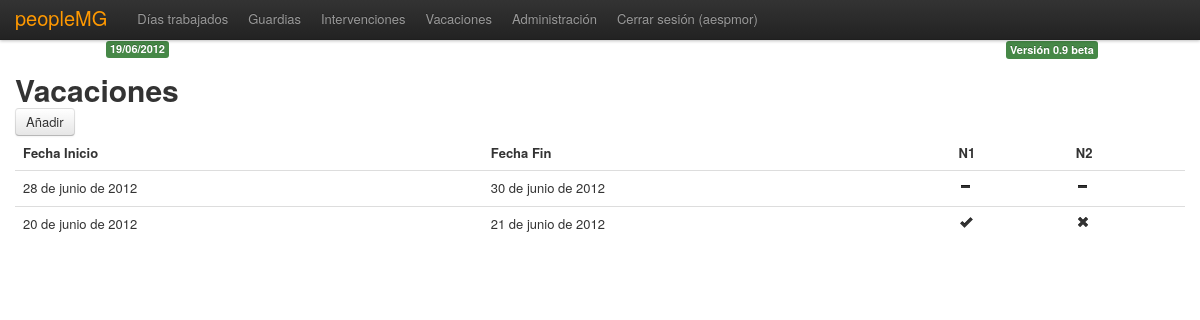
The app's page /vacaciones/ (signed in) with its own data.
### peoplemg/models.py (models this page shows, shortened)
class Vacaciones(models.Model):
    fini = models.DateField(blank=True)
    ffin = models.DateField(blank=True)
    user = models.ForeignKey(User)
    v_n1 = models.IntegerField(blank=True)
    v_n2 = models.IntegerField(blank=True)

### peoplemg/views.py (the view)
def vacaciones_page(request):
    v = Vacaciones.objects.filter(user=request.user.id).order_by('-id')
    if request.method == 'POST':
        form = VacacionesForm(request.POST)
        if form.is_valid():
            formfini = form.cleaned_data['fini']
            formffin = form.cleaned_data['ffin']
            vacaciones = Vacaciones(fini=formfini, ffin=formffin, user=request.user, v_n1=0, v_n2=0)
            vacaciones.save()
            return HttpResponseRedirect('/vacaciones/')
    else:
        form = VacacionesForm()
    variables = RequestContext(request, {
        'form': form
    })
    return render_to_response(
        'vacaciones.html',
        {'user': request.user,
        'vacaciones': v},
        variables
    )

### peoplemg/templates/vacaciones.html (shortened to what this page needs)
{% extends "base.html" %}
	{% block head %}Vacaciones{% endblock %}
	{% block content %}
	{% if user.username %}
		<table border="0" cellpadding="12" cellspacing="10" class="table">
		<thead>
		<tr>
			<th>Fecha Inicio</th>
			<th>Fecha Fin</th>
			<th>N1</th>
			<th>N2</th>
		</tr>
		</thead>
		<form action="." method="post">
		<a href="#" id="mostrar" class="btn">Añadir</a>
		</form>
		{% for libre in vacaciones %}
		<tr>
			<td>{{ libre.fini }}</td>
			<td>{{ libre.ffin }}</td>
			<td class="n1">{{ libre.v_n1}}</td>
			<td class="n2">{{ libre.v_n2}}</td>
		</tr>
		{% endfor %}
		</table>
	{% else %}
		<p>Esto es una página restringida, debes loguearte para acceder.<br />
		<a href="/">login</a>
		</p>
{% endif %}
{% endblock %}

### peoplemg/templates/base.html (shortened to what this page needs)
<!DOCTYPE html>
<html lang="es">
	<head>
		<link rel="stylesheet" type="text/css" href="/site_media/css/bootstrap.css" />
		<link rel="stylesheet" type="text/css" href="/site_media/css/bootstrap-responsive.css" />
	</head>
	<body>
      NAV BAR
      <div class="navbar navbar-fixed-top">
        <div class="navbar-inner">
          <div class="container">
            <a class="brand" href="/">peopleMG</a>
            <div class="nav-collapse">
               <ul class="nav">
                <li class="">
                  <a href="/jornadas/">Días trabajados</a>
                </li>
                <li class="">
                  <a href="/guardias/">Guardias</a>
                </li>
                <li class="">
                  <a href="/intervenciones/">Intervenciones</a>
                </li>
                <li class="">
                  <a href="/vacaciones/">Vacaciones</a>
                </li>
                {% if user.is_staff %}
                <li class="">
                  <a href="/admin/">Administración</a>
                </li>
                {% endif %}
                {% if user.username %}
                <li class="">
                  <a href="/logout/">Cerrar sesión ({{user.username}})</a>
                </li>
                {% endif %}
              </ul>
            </div>
          </div>
        </div>
      </div>
  <br /><br /><br /><br />
      <div class="container">
        <h1>{% block head %}{% endblock %}</h1>
      {% block content %}{% endblock %}
      </div>
      <div class="row footer">
        <div class="span2 offset12">
          <span style="text-align:right;" class="label label-success">Versión 0.9 beta</span>
        </div>
        <div class="span2 offset3">
          <span class="label label-success date">{% now "SHORT_DATE_FORMAT" %}</span>
        </div>
      </div>
    </body>
</html>

### records on screen
Vacaciones: fini "28 de junio de 2012", ffin "30 de junio de 2012"
Vacaciones: fini "20 de junio de 2012", ffin "21 de junio de 2012"

### other values on screen
{{ user.username }} "aespmor"
